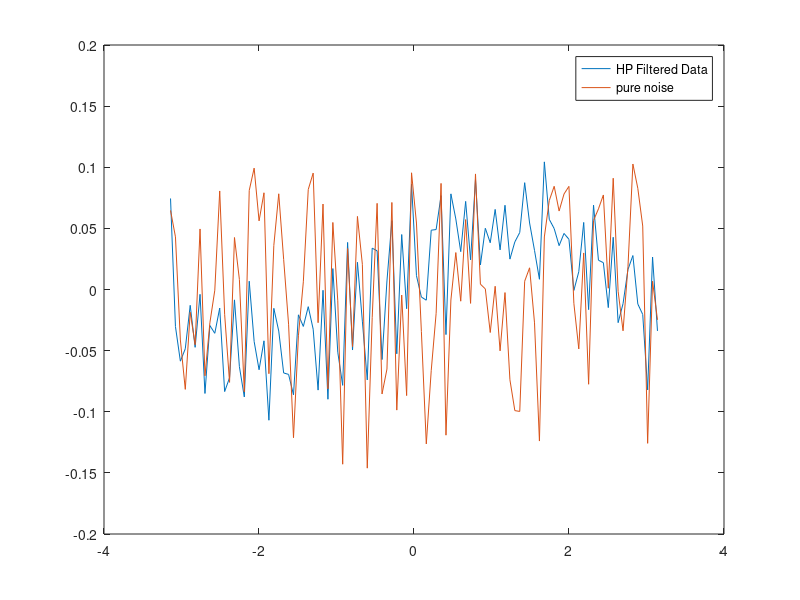

MATLAB code for this plot:
function [ ] = FilterTest2( )
%FILTERTEST2 Summary of this function goes here
%   Detailed explanation goes here

% Create a 1-by-100 row vector of sinusoidal data that is corrupted by random noise.
t = linspace(-pi,pi,100);
rng default  %initialize random number generator
noise = 0.25*rand(size(t));
%x = sin(t) + 0.25*rand(size(t));
x = sin(t) + noise;
% For a window size of 5, compute the numerator and denominator coefficients 
% for the rational transfer function.
windowSize = 5; 
b = (1/windowSize)*ones(1,windowSize);
a = 1;
% Find the moving average of the data and plot it against the original data.
yfiltLP = filter(b,a,x); % Should become the sin wave
yfiltHP = filter([0.8000 -0.8000],a,x); % Should become the noise
% err=1.5

%{s
lowestErr = 1.6;
goodCoef = [0 0];
ttt = zeros(1,1000);
for a1=1:1000
    for a2=-1000:0
        yfiltHP = filter([a1/1000 a2/1000],a,x);
        % Calculate error
        LPerror = 0;
        HPerror = 0;
        % Least squares error analysis
        HPerror = sum((yfiltHP-noise).^2)^0.5;
        % Records the best values we find
        if HPerror<lowestErr
            lowestErr=HPerror;
            goodCoef = [a1 a2];
        end
        if a1==425 && a2==-393
            ttt(a2+801) = HPerror;
        end
    end
end
lowestErr
goodCoef
%}
yfiltHP = filter(goodCoef/1000,a,x); % Should become the noise


%Plot data
hold off
plot(t,x)
%hold on
plot(t,yfiltLP)

plot(t,yfiltHP-mean(yfiltHP),'linewidth',.5)
hold on
plot(t,noise-mean(noise),'linewidth',.5)
%plot(t,yfiltHP-noise,'linewidth',.5)
legend('HP Filtered Data','pure noise')
%legend('Input Data','LP Filtered Data','HP Filtered Data','pure noise')

end

